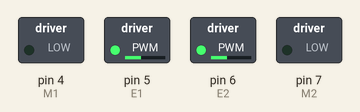
A sketch run on a simulated Arduino Uno, built with avr-gcc and run on an emulated ATmega328P. Parts: switched loads named in the sketch (green lamp = pin HIGH). What the sketch prints to the serial monitor is not drawn.

Above: at 0.1 s.
Timing chart, 0 to 1.6 s (numbered marks = the images above):
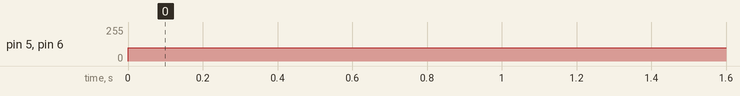

The sketch:

motores.ino
```cpp
//Standard PWM DC control
int E1 = 5;     //Controlo de velocidade de M1
int E2 = 6;     //Controlo de velocidade de M2
int M1 = 4;    //Controlo de direcção de M1
int M2 = 7;    //Controlo de direcção de  M1

void stop(void){
//Stop
  digitalWrite(E1,LOW);
  digitalWrite(E2,LOW);
}

//
//controlo de velocidade por PWM

void virar_D(int a,int b) {
  analogWrite (E1,a);
  digitalWrite(M1,HIGH);
  analogWrite (E2,b);
  digitalWrite(M2,HIGH);

}

 //
void virar_E(int a,int b) {
  analogWrite (E1,a);
  digitalWrite(M1,LOW);
  analogWrite (E2,b);
  digitalWrite(M2,LOW);

}

//
void andar_T (int a,int b) {
  analogWrite (E1,a);
  digitalWrite(M1,LOW);
  analogWrite (E2,b);
  digitalWrite(M2,HIGH);

}

//
void andar_F (int a,int b){
  analogWrite (E1,a);
  digitalWrite(M1,HIGH);
  analogWrite (E2,b);
  digitalWrite(M2,LOW);

}

// iniciar
// Define taxa de tansmissão (Baud Rate)
void setup(void){
  int i;
  for(i=4;i<=7;i++)
    pinMode(i, OUTPUT);
  Serial.begin(19200);
  Serial.println("Iniciar");
}

// ciclo principal
void loop(void){
  // exemplo -virar a direita"
  virar_E (100,100);

}
```

Measured:
- by itself, pin 5 (E1), pin 6 (E2): 0/255 → 100/255 at 0.00 s
